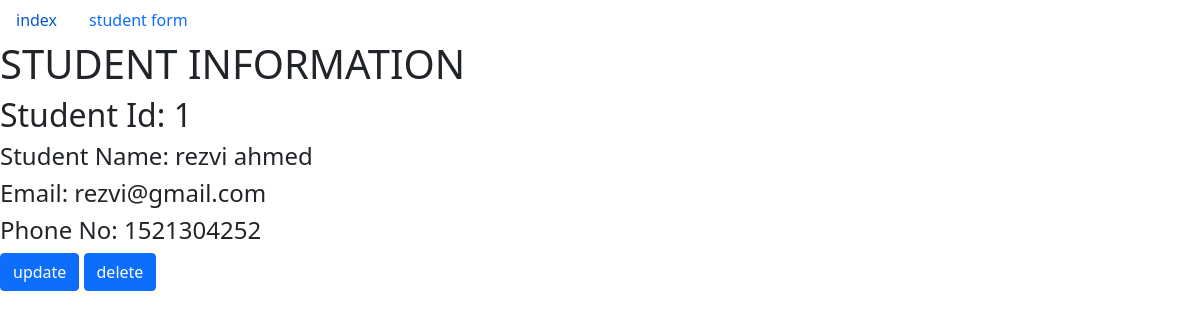
The page /student_info/1/ on the database its author committed.
### fst_app/models.py (models this page shows, shortened)
class stu_form(models.Model):
    fname=models.CharField(max_length=100)
    lname=models.CharField(max_length=100)
    email=models.EmailField()
    phnne=models.IntegerField()

### fst_app/views.py (the view)
# urls.py: path('student_info/<int:student_id>/',views.stuinfo,name='stuinfo'),
def stuinfo(request,student_id):
    stuinfo=stu_form.objects.get(pk=student_id)
    diction={'start':stuinfo}
    return render(request,'fst_app/stu_info.html',context=diction)

### templates/fst_app/stu_info.html
{% extends 'fst_app/base.html' %}
{% block body %}
<h1> STUDENT INFORMATION</h1>
<h2> Student Id: {{start.id}}</h2>
<h4>Student Name: {{start.fname}} {{start.lname}} </h4>
<h4>Email: {{start.email}}</h4>
<h4>Phone No: {{start.phnne}}</h4>
<a href=" {% url 'fst_app:stuup' student_id=start.id %}" class="btn btn-primary">update</a>
<a href=" {% url 'fst_app:studlt' student_id=start.id %}" class="btn btn-primary">delete</a>
{% endblock %}

### rows shown on the page
stu_form: id "1", fname "rezvi", lname "ahmed", email "rezvi@gmail.com", phnne "1521304252"
